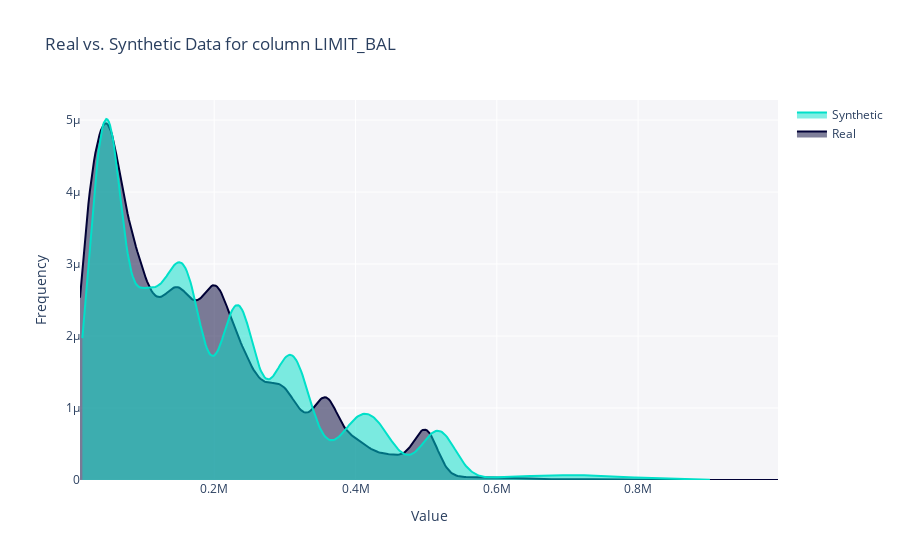
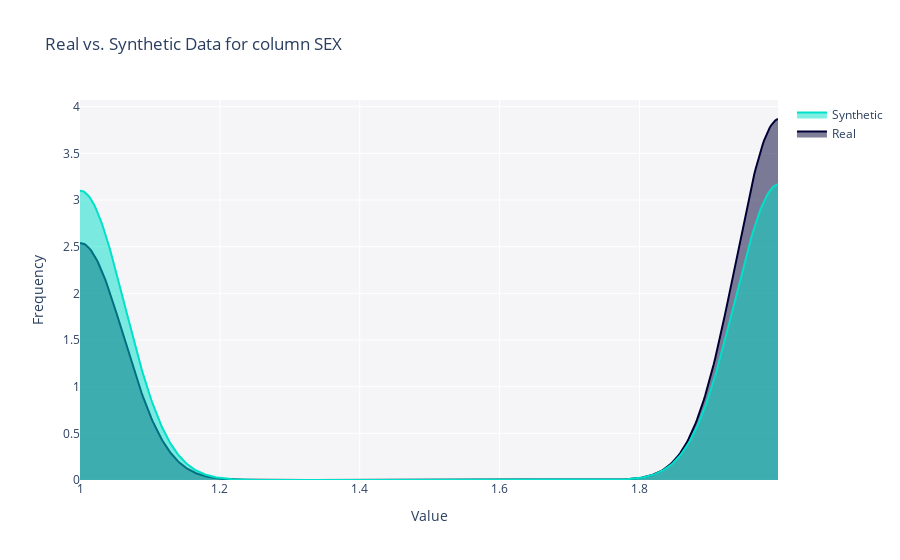
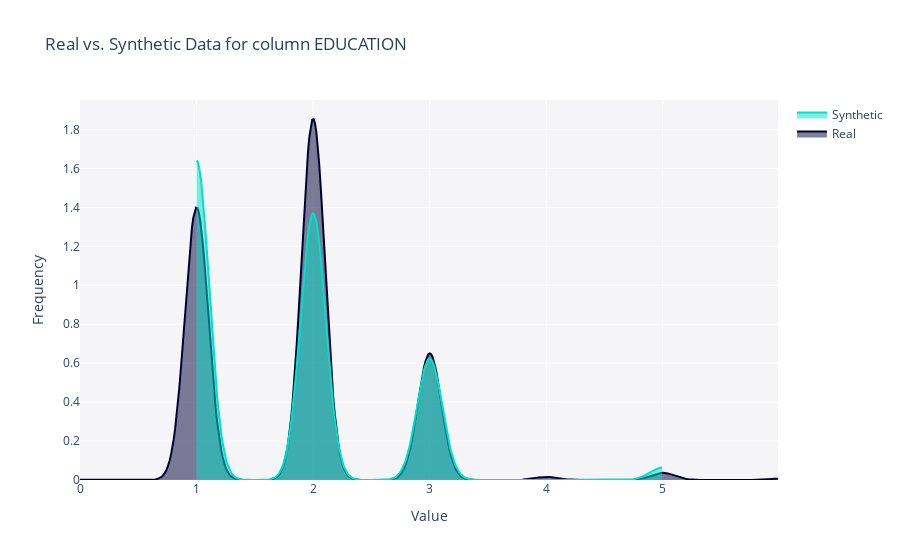
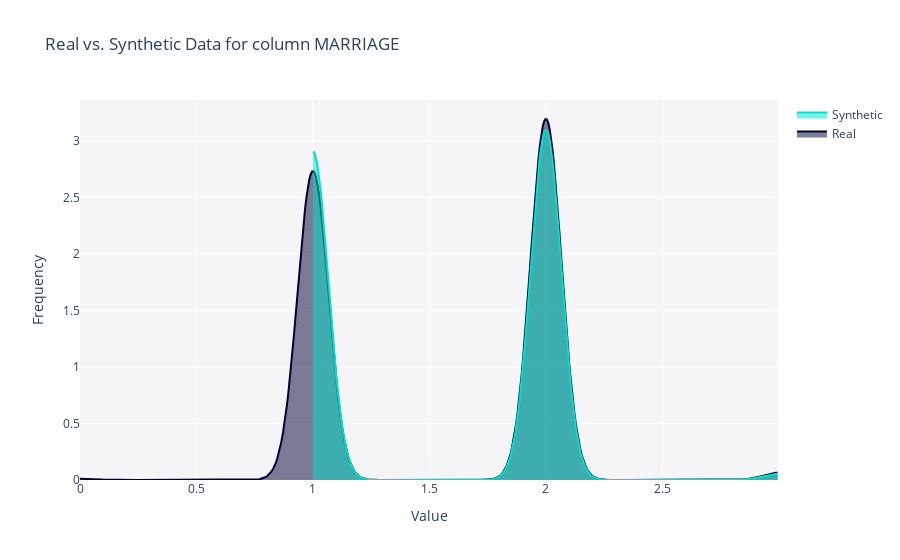

Notebook cell for these charts, in order:
### Code cell
from sdv.evaluation.single_table import get_column_plot

for col in real_data.columns:
    
    fig = get_column_plot(
        real_data=real_data,
        synthetic_data=synthetic_data,
        column_name=col,
        metadata=metadata
    )

    fig.show()

### Figure 1 — Plotly figure (JSON) as saved in the notebook; plotly's stock layout.template omitted (floating-point values rounded to 4 significant figures; data arrays with more than 128 entries replaced by an {"elided": "..."} marker saying what was removed)
{"data": [{"fill": "tozeroy", "hovertemplate": "<b>Real</b><br>Value: %{x}<br>Frequency: %{y}<extra></extra>", "legendgroup": "Real", "marker": {"color": "#000036"}, "mode": "lines", "name": "Real", "showlegend": true, "type": "scatter", "x": {"elided": "500 int values"}, "xaxis": "x", "y": {"elided": "500 float values"}, "yaxis": "y"}, {"fill": "tozeroy", "hovertemplate": "<b>Synthetic</b><br>Value: %{x}<br>Frequency: %{y}<extra></extra>", "legendgroup": "Synthetic", "marker": {"color": "#01E0C9"}, "mode": "lines", "name": "Synthetic", "showlegend": true, "type": "scatter", "x": {"elided": "500 float values"}, "xaxis": "x", "y": {"elided": "500 float values"}, "yaxis": "y"}], "layout": {"barmode": "overlay", "hovermode": "closest", "legend": {"traceorder": "reversed"}, "plot_bgcolor": "#F5F5F8", "title": {"text": "Real vs. Synthetic Data for column LIMIT_BAL"}, "xaxis": {"anchor": "y2", "domain": [0, 1], "title": {"text": "Value"}, "zeroline": false}, "yaxis": {"anchor": "free", "domain": [0, 1], "position": 0, "title": {"text": "Frequency"}}}}

### Figure 2 — Plotly figure (JSON) as saved in the notebook; plotly's stock layout.template omitted (floating-point values rounded to 4 significant figures; data arrays with more than 128 entries replaced by an {"elided": "..."} marker saying what was removed)
{"data": [{"fill": "tozeroy", "hovertemplate": "<b>Real</b><br>Value: %{x}<br>Frequency: %{y}<extra></extra>", "legendgroup": "Real", "marker": {"color": "#000036"}, "mode": "lines", "name": "Real", "showlegend": true, "type": "scatter", "x": {"elided": "500 float values"}, "xaxis": "x", "y": {"elided": "500 float values"}, "yaxis": "y"}, {"fill": "tozeroy", "hovertemplate": "<b>Synthetic</b><br>Value: %{x}<br>Frequency: %{y}<extra></extra>", "legendgroup": "Synthetic", "marker": {"color": "#01E0C9"}, "mode": "lines", "name": "Synthetic", "showlegend": true, "type": "scatter", "x": {"elided": "500 float values"}, "xaxis": "x", "y": {"elided": "500 float values"}, "yaxis": "y"}], "layout": {"barmode": "overlay", "hovermode": "closest", "legend": {"traceorder": "reversed"}, "plot_bgcolor": "#F5F5F8", "title": {"text": "Real vs. Synthetic Data for column SEX"}, "xaxis": {"anchor": "y2", "domain": [0, 1], "title": {"text": "Value"}, "zeroline": false}, "yaxis": {"anchor": "free", "domain": [0, 1], "position": 0, "title": {"text": "Frequency"}}}}

### Figure 3 — Plotly figure (JSON) as saved in the notebook; plotly's stock layout.template omitted (floating-point values rounded to 4 significant figures; data arrays with more than 128 entries replaced by an {"elided": "..."} marker saying what was removed)
{"data": [{"fill": "tozeroy", "hovertemplate": "<b>Real</b><br>Value: %{x}<br>Frequency: %{y}<extra></extra>", "legendgroup": "Real", "marker": {"color": "#000036"}, "mode": "lines", "name": "Real", "showlegend": true, "type": "scatter", "x": {"elided": "500 float values"}, "xaxis": "x", "y": {"elided": "500 float values"}, "yaxis": "y"}, {"fill": "tozeroy", "hovertemplate": "<b>Synthetic</b><br>Value: %{x}<br>Frequency: %{y}<extra></extra>", "legendgroup": "Synthetic", "marker": {"color": "#01E0C9"}, "mode": "lines", "name": "Synthetic", "showlegend": true, "type": "scatter", "x": {"elided": "500 float values"}, "xaxis": "x", "y": {"elided": "500 float values"}, "yaxis": "y"}], "layout": {"barmode": "overlay", "hovermode": "closest", "legend": {"traceorder": "reversed"}, "plot_bgcolor": "#F5F5F8", "title": {"text": "Real vs. Synthetic Data for column EDUCATION"}, "xaxis": {"anchor": "y2", "domain": [0, 1], "title": {"text": "Value"}, "zeroline": false}, "yaxis": {"anchor": "free", "domain": [0, 1], "position": 0, "title": {"text": "Frequency"}}}}

### Figure 4 — Plotly figure (JSON) as saved in the notebook; plotly's stock layout.template omitted (floating-point values rounded to 4 significant figures; data arrays with more than 128 entries replaced by an {"elided": "..."} marker saying what was removed)
{"data": [{"fill": "tozeroy", "hovertemplate": "<b>Real</b><br>Value: %{x}<br>Frequency: %{y}<extra></extra>", "legendgroup": "Real", "marker": {"color": "#000036"}, "mode": "lines", "name": "Real", "showlegend": true, "type": "scatter", "x": {"elided": "500 float values"}, "xaxis": "x", "y": {"elided": "500 float values"}, "yaxis": "y"}, {"fill": "tozeroy", "hovertemplate": "<b>Synthetic</b><br>Value: %{x}<br>Frequency: %{y}<extra></extra>", "legendgroup": "Synthetic", "marker": {"color": "#01E0C9"}, "mode": "lines", "name": "Synthetic", "showlegend": true, "type": "scatter", "x": {"elided": "500 float values"}, "xaxis": "x", "y": {"elided": "500 float values"}, "yaxis": "y"}], "layout": {"barmode": "overlay", "hovermode": "closest", "legend": {"traceorder": "reversed"}, "plot_bgcolor": "#F5F5F8", "title": {"text": "Real vs. Synthetic Data for column MARRIAGE"}, "xaxis": {"anchor": "y2", "domain": [0, 1], "title": {"text": "Value"}, "zeroline": false}, "yaxis": {"anchor": "free", "domain": [0, 1], "position": 0, "title": {"text": "Frequency"}}}}
